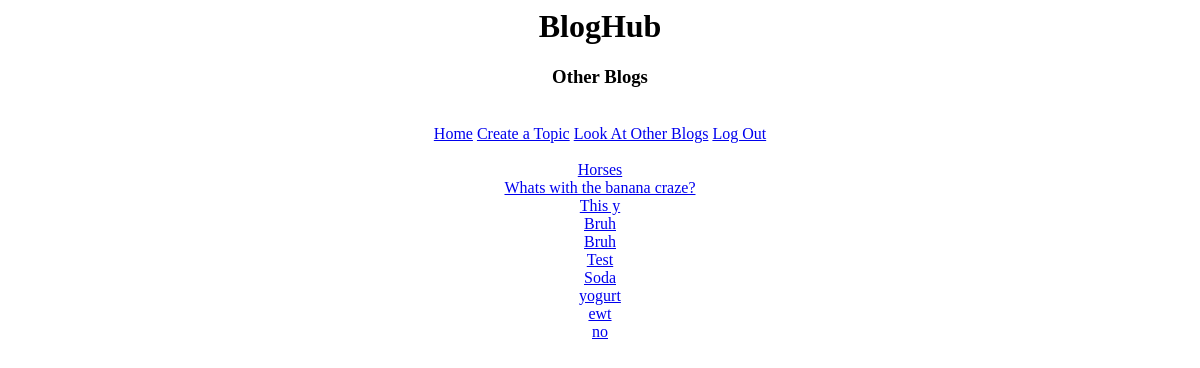
Page /otherBlog on the earlier database version.
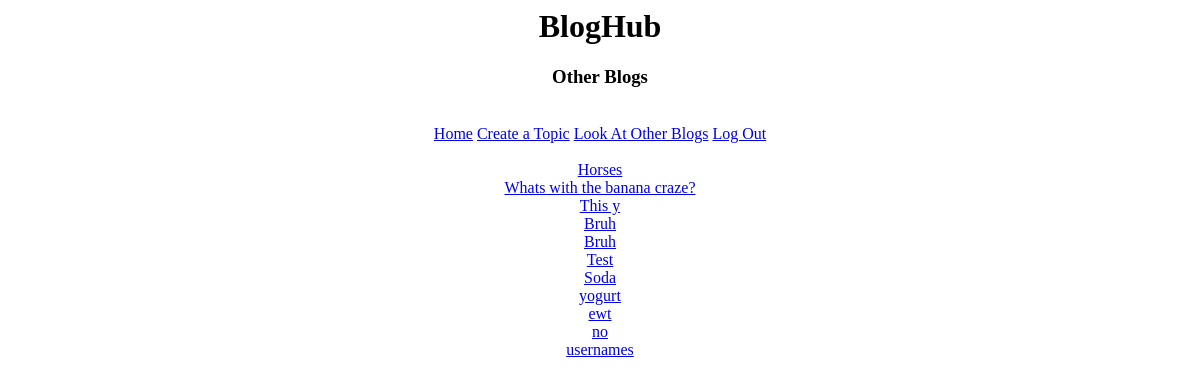
Same page on the later database version.
### tables this page shows
CREATE TABLE blogs(blogNumber INT, blogName TEXT, entry TEXT, creator TEXT);

### app.py (the view)
@app.route("/otherBlog")
def otherBlog():
    blogDict = {}
    for row in createOtherBlogList(currentUser):
        blogDict[row[0]] = row[1]
    return render_template("otherBlog.html", allBlogs = blogDict)

### utl/dbFunctions.py (called while the page is built)
def createOtherBlogList(user):
    DB_FILE = "blogs.db"
    db = connect(DB_FILE)
    c = db.cursor()
    cur = c.execute("SELECT blogNumber,blogName FROM blogs WHERE creator != ?;", [str(user)])
    allBlogsButUser = cur.fetchall()
    return allBlogsButUser

### templates/otherBlog.html (shortened to what this page needs)
<html>
<center>
  <head>
  </head>
  <body>
    <h1>BlogHub</h1>
    <h3>Other Blogs</h3>
    <br>
    <div class="topnav">
      <a href="welcome">Home</a>
      <a href="createTopic">Create a Topic</a>
      <a href="otherBlog">Look At Other Blogs</a>
      <a href="logout">Log Out</a>
</div>
<br>
    {% for key in allBlogs %}
      <a href="{{url_for('displayEntry',blogID = key,blogTopic = allBlogs.get(key))}}">{{allBlogs.get(key)}}</a>
      <br>
    {% endfor %}
  </body>
</center>
</html>

Differences in the rows shown:
added blogs: get "usernames"
